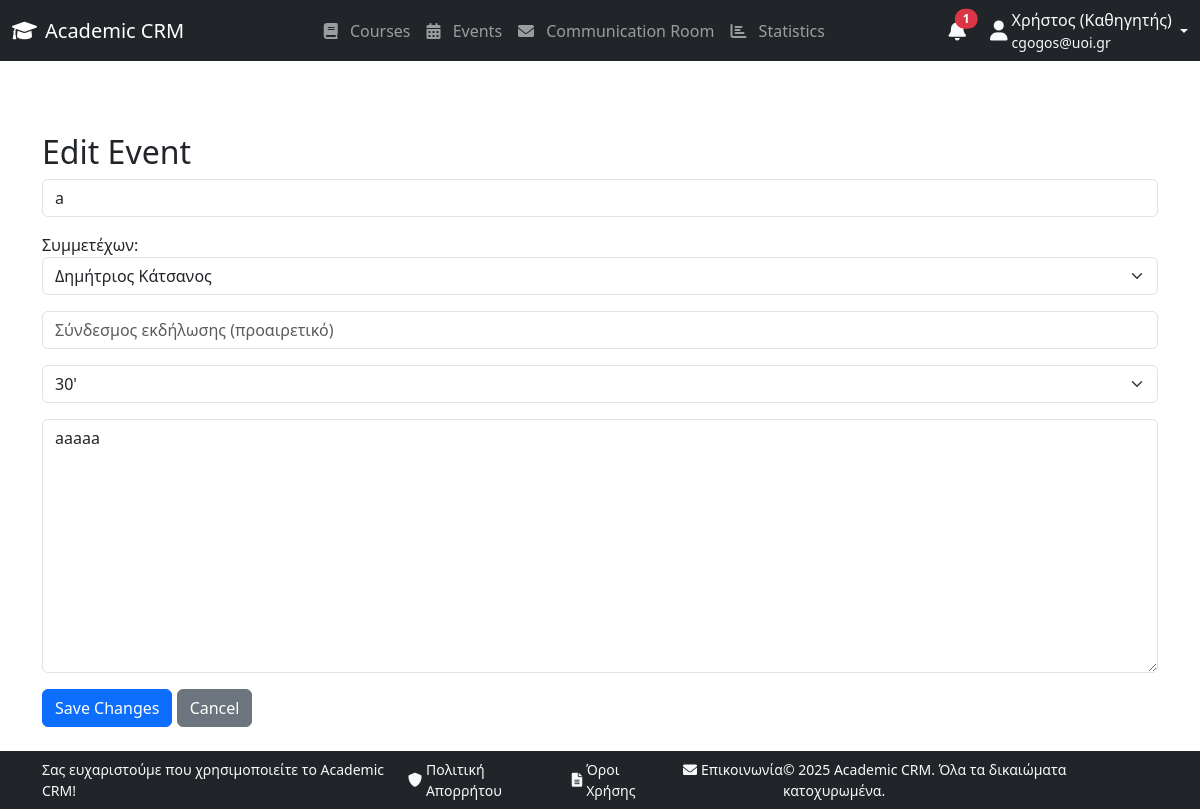
/events/event/edit/23/ (signed in), run on the app's committed database.
### accounts/models.py (models this page shows, shortened)
class User(AbstractUser):
    STUDENT = 'student'
    PROFESSOR = 'professor'
    ROLE_CHOICES = [
        (STUDENT, 'Student'),
        (PROFESSOR, 'Professor'),
    ]
    username = None
    email = models.EmailField(unique=True)
    role = models.CharField(max_length=10, choices=ROLE_CHOICES, default='professor')
    USERNAME_FIELD = 'email'
    REQUIRED_FIELDS = ['first_name', 'last_name']
    first_name = models.CharField(max_length=150, blank=False, null=False)
    last_name = models.CharField(max_length=150, blank=False, null=False)
    objects = UserManager()
    def is_student(self):
        return self.role == self.STUDENT
    def is_professor(self):
        return self.role == self.PROFESSOR

### events/models.py (models this page shows, shortened)
class Meeting(models.Model):
    STATUS_CHOICES = [
        ('pending', 'Pending'),
        ('accepted', 'Accepted'),
        ('declined', 'Declined'),
    ]
    DURATION_CHOICES = [
        (30, "30'"),
        (45, "45'"),
        (60, "60'"),
        (75, "75'"),
        (90, "90'"),
    ]
    name = models.CharField('Meeting Title', max_length=120)
    attendee = models.CharField('Attendee Name', max_length=120)
    url = models.CharField('Meeting URL', blank=True, null=True, max_length=120)
    date = models.DateField('Meeting Date')
    time = models.TimeField('Meeting Start Time', default=time(12, 0))
    description = models.TextField(blank=True)
    duration = models.PositiveIntegerField(choices=DURATION_CHOICES, null=True, blank=True, default=30)
    created_by = models.ForeignKey(User, on_delete=models.CASCADE)
    status = models.CharField(
        max_length=10,
        choices=STATUS_CHOICES,
        default='pending',
    )

### events/views.py (the view)
# urls.py: path('event/edit/<int:meeting_id>/', views.edit_event, name='edit-event'),
def edit_event(request, meeting_id):
    meeting = get_object_or_404(Meeting, id=meeting_id)
    if request.method == 'POST':
        form = MeetingForm(request.POST, user=request.user, instance=meeting)
        if form.is_valid():
            form.save()
        if request.user != meeting.created_by:
            Notification.objects.create(
                user=meeting.created_by,
                meeting=meeting,
                message=f"Η συνάντηση '{meeting.name}' τροποποιήθηκε από τον χρήστη {request.user.get_full_name()}."
            )
        else:
            attendee_email = meeting.attendee
            attendee = User.objects.get(email=attendee_email)
            Notification.objects.create(
                user=attendee,
                meeting=meeting,
                message=f"Η συνάντηση '{meeting.name}' τροποποιήθηκε από τον χρήστη {request.user.get_full_name()}."
            )
        return redirect('events-list-calendar', year=meeting.date.year, month=meeting.date.month, day=meeting.date.day)
    else:
        form = MeetingForm(user=request.user,instance=meeting)
    return render(request, 'events/edit_event.html', {'form': form, 'event': meeting})

### academic_crm/context_processors.py (called while the page is built)
def unread_notifications(request):
    if request.user.is_authenticated:
        unread_count = Notification.objects.filter(user=request.user, is_read=False).count()
    else:
        unread_count = 0
    return {
        'unread_notifications_count': unread_count,
    }

### events/templates/events/edit_event.html (shortened to what this page needs)
{% extends 'base.html' %}
{% block content %}
<div class="container mt-5">
    <h2>Edit Event</h2>
    <form method="POST">
        {{ form.as_p }}
        <button type="submit" class="btn btn-primary">Save Changes</button>
        <a href="{% url 'events-list-calendar' year=event.date.year month=event.date.month day=event.date.day %}" class="btn btn-secondary">Cancel</a>
    </form>
</div>
{% endblock %}

### templates/navbar.html (shortened to what this page needs)
<nav class="navbar navbar-expand-lg navbar-dark bg-dark">
    <div class="container-fluid">
        <a class="navbar-brand d-flex align-items-center" href="{% url 'home' %}">
            <i class="fas fa-graduation-cap me-2"></i>
            Academic CRM
        </a>
        <div class="collapse navbar-collapse justify-content-center" id="navbarSupportedContent">
            <ul class="navbar-nav mb-2 mb-lg-0 text-center">
                <li class="nav-item">
                    <a class="nav-link" href="{% url 'dashboard' %}">
                        <i class="fas fa-book me-2"></i> Courses
                    </a>
                </li>
                <li class="nav-item">
                    <a class="nav-link" href="{% url 'current-month-year-calendar' %}">
                        <i class="fas fa-calendar-alt me-2"></i> Events
                    </a>
                </li>
                <li class="nav-item">
                    <a class="nav-link" href="{% url 'inbox' %}">
                        <i class="fas fa-envelope me-2"></i> Communication Room
                    </a>
                </li>
                {% if role == 'professor' %}
                <li class="nav-item">
                    <a class="nav-link" href="{% url 'stats' %}">
                        <i class="fas fa-chart-bar me-2"></i> Statistics
                    </a>
                </li>
                {% endif %}
            </ul>
        </div>
        <div class="d-flex align-items-center">
            <div class="dropdown me-4">
                <a class="nav-link text-light position-relative" href="#" role="button" id="notificationDropdown" data-bs-toggle="dropdown" aria-expanded="false">
                    <i class="fas fa-bell fa-lg"></i>
                    {% if unread_notifications_count > 0 %}
                    <span class="position-absolute top-0 start-100 translate-middle badge rounded-pill bg-danger">
                        {{ unread_notifications_count }}
                    </span>
                    {% endif %}
                </a>
            </div>
            <div class="dropdown">
                <a class="nav-link text-light dropdown-toggle d-flex align-items-center gap-1" href="#" role="button" data-bs-toggle="dropdown" aria-expanded="false">
                    <i class="fas fa-user fa-lg"></i>
                    <div class="d-flex flex-column">
                        {% if request.user.role == 'student' %}
                            <span>{{ request.user.first_name }} (Φοιτητής)</span>
                        {% else %}
                            <span>{{ request.user.first_name }} (Καθηγητής)</span>
                        {% endif %}
                        <span class="text-light small">{{ request.user.email }}</span>
                    </div>
                </a>
            </div>
        </div>
    </div>
</nav>

### data on the page
User: user.first_name "Χρήστος", user.email "cgogos@uoi.gr"
Meeting: name "a", attendee "Δημήτριος Κάτσανος", duration "30'", description "aaaaa"

### other printed values
{{ unread_notifications_count }} "1"
